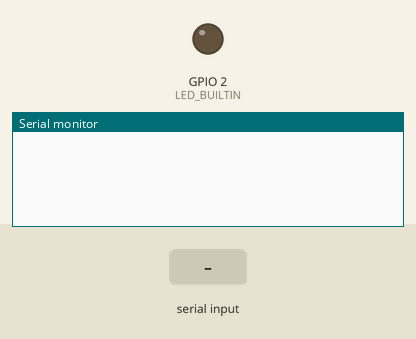
Bench run of a sketch on a simulated ESP32. Shown: output pins drawn as LEDs (lit = HIGH), the last lines printed to the serial monitor. Inputs (shaded band) come from the test bench.

Above: at 1.5 s.
1.6 s: "set" received over Serial
At 3.3 s:
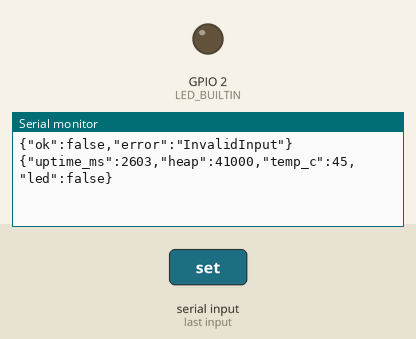
4.1 s: "1" received over Serial
At 6.4 s:
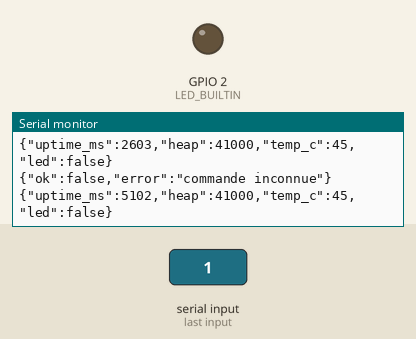
Timing chart, 0 to 7.9 s (numbered marks = the images above; inputs shaded):
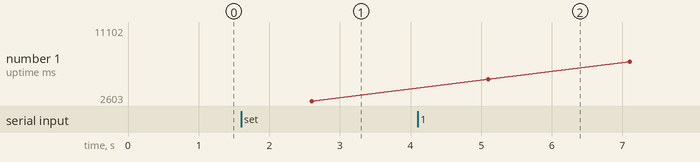

The sketch:

classic_json_serial.ino
```cpp
// ESP32 LAB — Échanges JSON sur le port série (ArduinoJson 7) : idéal pour piloter la carte depuis Python
// Envoyez par exemple : {"cmd":"set","led":true,"period":500}
#include <Arduino.h>
#include <ArduinoJson.h>

#ifndef LED_BUILTIN
#define LED_BUILTIN 2
#endif

uint32_t period = 2000;
bool led = false;

void setup() {
  Serial.begin(115200);
  delay(300);
  pinMode(LED_BUILTIN, OUTPUT);
}

void loop() {
  if (Serial.available()) {
    JsonDocument in;
    DeserializationError err = deserializeJson(in, Serial);
    JsonDocument out;
    if (err) {
      out["ok"] = false;
      out["error"] = err.c_str();
    } else if (in["cmd"] == "set") {
      if (in["led"].is<bool>()) { led = in["led"]; digitalWrite(LED_BUILTIN, led); }
      if (in["period"].is<uint32_t>()) period = constrain(in["period"].as<uint32_t>(), 100u, 60000u);
      out["ok"] = true;
    } else {
      out["ok"] = false;
      out["error"] = "commande inconnue";
    }
    serializeJson(out, Serial);
    Serial.println();
    while (Serial.available()) Serial.read();
  }
  static uint32_t last = 0;
  if (millis() - last >= period) {
    last = millis();
    JsonDocument doc;
    doc["uptime_ms"] = millis();
    doc["heap"] = ESP.getFreeHeap();
    doc["temp_c"] = temperatureRead();
    doc["led"] = led;
    serializeJson(doc, Serial);
    Serial.println();
  }
}
```

Measured:
- after the input at 1.6 s, the serial monitor: prints a new line after 1.0 s (image 1)
- after the input at 4.1 s, the serial monitor: prints a new line after 1.0 s (image 2)
- plotted number 1: 2603 → 11102 after the input at 4.1 s
